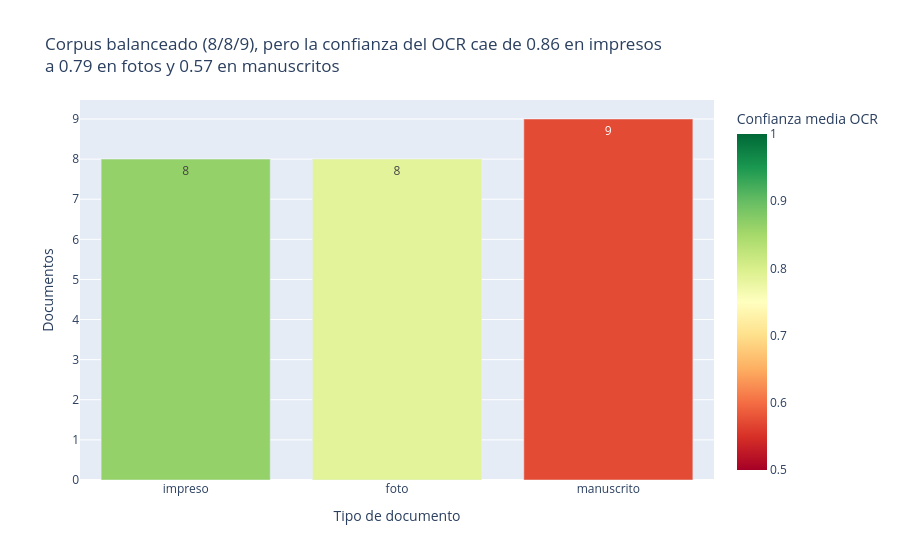

The notebook cell this image was saved under:
### Code cell
# PROCESO 6.1: Gráfico 1, documentos por tipo y calidad de lectura.
# Insumo: `docs`.
# Resultado: barras con el número de documentos por tipo, coloreadas por la confianza media del OCR.
por_tipo = (docs.groupby("tipo").agg(documentos=("id", "count"), confianza=("confianza_media", "mean"),
                                     caracteres=("n_caracteres", "median"))
            .reindex(["impreso", "foto", "manuscrito"]).reset_index())
c = por_tipo.set_index("tipo")["confianza"]
fig1 = px.bar(por_tipo, x="tipo", y="documentos", color="confianza", text="documentos",
              color_continuous_scale="RdYlGn", range_color=[0.5, 1.0],
              hover_data={"caracteres": True, "confianza": ":.2f"},
              labels={"tipo": "Tipo de documento", "documentos": "Documentos", "confianza": "Confianza media OCR"},
              title=(f"Corpus balanceado (8/8/9), pero la confianza del OCR cae de {c['impreso']:.2f} en impresos<br>"
                     f"a {c['foto']:.2f} en fotos y {c['manuscrito']:.2f} en manuscritos"))
mostrar(fig1, "grafico_1_documentos_por_tipo")

### Figure 1 — Plotly figure (JSON) as saved in the notebook; plotly's stock layout.template omitted (floating-point values rounded to 4 significant figures)
{"data": [{"customdata": [[1711.0, 0.8639], [909.0, 0.787], [577.0, 0.5724]], "hovertemplate": "Tipo de documento=%{x}<br>Documentos=%{text}<br>caracteres=%{customdata[0]}<br>Confianza media OCR=%{marker.color:.2f}<extra></extra>", "legendgroup": "", "marker": {"color": [0.8639, 0.787, 0.5724], "coloraxis": "coloraxis", "pattern": {"shape": ""}}, "name": "", "orientation": "v", "showlegend": false, "text": [8.0, 8.0, 9.0], "textposition": "auto", "type": "bar", "x": ["impreso", "foto", "manuscrito"], "xaxis": "x", "y": [8, 8, 9], "yaxis": "y"}], "layout": {"barmode": "relative", "coloraxis": {"autocolorscale": false, "cmax": 1.0, "cmin": 0.5, "colorbar": {"title": {"text": "Confianza media OCR"}}, "colorscale": [[0.0, "rgb(165,0,38)"], [0.1, "rgb(215,48,39)"], [0.2, "rgb(244,109,67)"], [0.3, "rgb(253,174,97)"], [0.4, "rgb(254,224,139)"], [0.5, "rgb(255,255,191)"], [0.6, "rgb(217,239,139)"], [0.7, "rgb(166,217,106)"], [0.8, "rgb(102,189,99)"], [0.9, "rgb(26,152,80)"], [1.0, "rgb(0,104,55)"]]}, "legend": {"tracegroupgap": 0}, "title": {"text": "Corpus balanceado (8/8/9), pero la confianza del OCR cae de 0.86 en impresos<br>a 0.79 en fotos y 0.57 en manuscritos"}, "xaxis": {"anchor": "y", "domain": [0.0, 1.0], "title": {"text": "Tipo de documento"}}, "yaxis": {"anchor": "x", "domain": [0.0, 1.0], "title": {"text": "Documentos"}}}}
